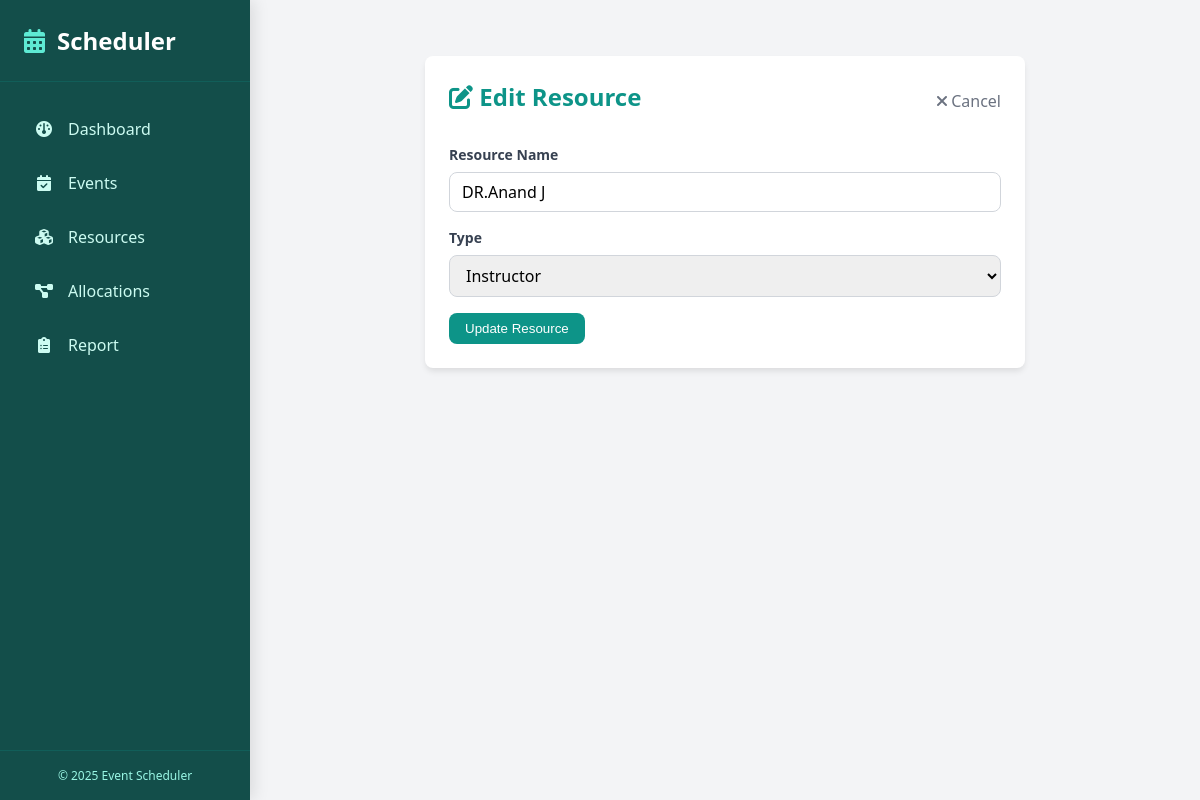
Before: /resource/edit/5 with the older database file.
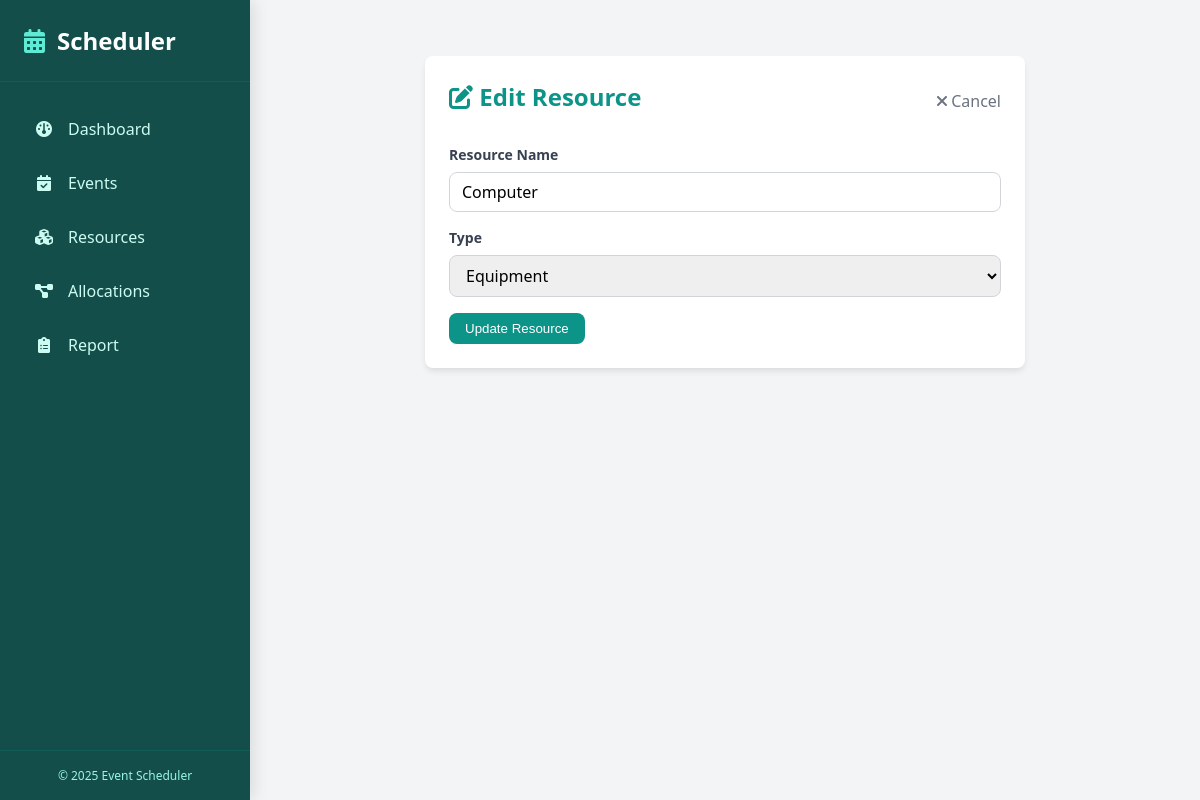
After: the same page with the newer database file.
### app.py (models this page shows)
class Resource(db.Model):
    resource_id = db.Column(db.Integer, primary_key=True)
    resource_name = db.Column(db.String(100), nullable=False)
    resource_type = db.Column(db.String(50), nullable=False)
    allocations = db.relationship('EventResourceAllocation', backref='resource', lazy=True)

### app.py (the view)
@app.route('/resource/edit/<int:resource_id>', methods=['GET', 'POST'])
def edit_resource(resource_id):
    resource = Resource.query.get_or_404(resource_id)
    if request.method == 'POST':
        resource.resource_name = request.form.get('resource_name')
        resource.resource_type = request.form.get('resource_type')
        db.session.commit()
        flash('Resource updated successfully!', 'success')
        return redirect(url_for('resources'))
    return render_template('edit_resource.html', resource=resource)

### templates/edit_resource.html (shortened to what this page needs)
{% extends "base.html" %}
{% block content %}
<div style="max-width: 600px; margin: 0 auto;" class="card">
    <div class="card-body">
        <div style="display: flex; justify-content: space-between; align-items: center; margin-bottom: 1.5rem;">
            <h2 style="color: #0d9488;"><i class="fa-solid fa-pen-to-square"></i> Edit Resource</h2>
            <a href="{{ url_for('resources') }}" class="btn-cancel"><i class="fa-solid fa-times"></i> Cancel</a>
        </div>
        <form action="{{ url_for('edit_resource', resource_id=resource.resource_id) }}" method="POST">
            <div class="form-group">
                <label class="form-label">Resource Name</label>
                <input type="text" name="resource_name" value="{{ resource.resource_name }}" required class="form-input">
            </div>
            <div class="form-group">
                <label class="form-label">Type</label>
                <select name="resource_type" class="form-select">
                    <option value="Instructor" {% if resource.resource_type == 'Instructor' %}selected{% endif %}>Instructor</option>
                    <option value="Equipment" {% if resource.resource_type == 'Equipment' %}selected{% endif %}>Equipment</option>
                </select>
            </div>
            <button type="submit" class="btn btn-primary">Update Resource</button>
        </form>
    </div>
</div>
{% endblock %}

Changed rows visible on the page:
changed Resource: resource_name "DR.Anand J" → "Computer"; resource_type "Instructor" → "Equipment"
